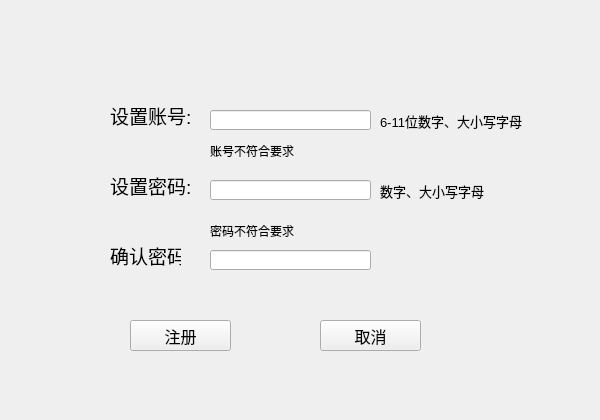
<?xml version="1.0" encoding="UTF-8"?>
<ui version="4.0">
 <class>RegisterWidget</class>
 <widget class="QWidget" name="RegisterWidget">
  <property name="geometry">
   <rect>
    <x>0</x>
    <y>0</y>
    <width>600</width>
    <height>420</height>
   </rect>
  </property>
  <property name="windowTitle">
   <string>Form</string>
  </property>
  <widget class="QLabel" name="setAccount_Label">
   <property name="geometry">
    <rect>
     <x>110</x>
     <y>100</y>
     <width>81</width>
     <height>31</height>
    </rect>
   </property>
   <property name="font">
    <font>
     <pointsize>14</pointsize>
    </font>
   </property>
   <property name="text">
    <string>设置账号:</string>
   </property>
  </widget>
  <widget class="QLabel" name="setPassword_Label">
   <property name="geometry">
    <rect>
     <x>110</x>
     <y>170</y>
     <width>81</width>
     <height>31</height>
    </rect>
   </property>
   <property name="font">
    <font>
     <pointsize>14</pointsize>
    </font>
   </property>
   <property name="text">
    <string>设置密码:</string>
   </property>
  </widget>
  <widget class="QLineEdit" name="setAccount_LineEdit">
   <property name="geometry">
    <rect>
     <x>210</x>
     <y>110</y>
     <width>161</width>
     <height>20</height>
    </rect>
   </property>
  </widget>
  <widget class="QLineEdit" name="setPassword_LineEdit">
   <property name="geometry">
    <rect>
     <x>210</x>
     <y>180</y>
     <width>161</width>
     <height>20</height>
    </rect>
   </property>
  </widget>
  <widget class="QLabel" name="accountRequire_Label">
   <property name="geometry">
    <rect>
     <x>380</x>
     <y>110</y>
     <width>181</width>
     <height>21</height>
    </rect>
   </property>
   <property name="font">
    <font>
     <pointsize>10</pointsize>
    </font>
   </property>
   <property name="text">
    <string>6-11位数字、大小写字母</string>
   </property>
  </widget>
  <widget class="QLabel" name="passwordRequire_Label">
   <property name="geometry">
    <rect>
     <x>380</x>
     <y>180</y>
     <width>111</width>
     <height>21</height>
    </rect>
   </property>
   <property name="font">
    <font>
     <pointsize>10</pointsize>
    </font>
   </property>
   <property name="text">
    <string>数字、大小写字母</string>
   </property>
  </widget>
  <widget class="QLabel" name="confirmPassword_Label">
   <property name="geometry">
    <rect>
     <x>110</x>
     <y>240</y>
     <width>71</width>
     <height>31</height>
    </rect>
   </property>
   <property name="font">
    <font>
     <pointsize>14</pointsize>
    </font>
   </property>
   <property name="text">
    <string>确认密码:</string>
   </property>
  </widget>
  <widget class="QLineEdit" name="confirmPassword_LineEdit">
   <property name="geometry">
    <rect>
     <x>210</x>
     <y>250</y>
     <width>161</width>
     <height>20</height>
    </rect>
   </property>
  </widget>
  <widget class="QPushButton" name="RegisterBtn1">
   <property name="geometry">
    <rect>
     <x>130</x>
     <y>320</y>
     <width>101</width>
     <height>31</height>
    </rect>
   </property>
   <property name="font">
    <font>
     <pointsize>12</pointsize>
    </font>
   </property>
   <property name="text">
    <string>注册</string>
   </property>
  </widget>
  <widget class="QPushButton" name="CancelBtn1">
   <property name="geometry">
    <rect>
     <x>320</x>
     <y>320</y>
     <width>101</width>
     <height>31</height>
    </rect>
   </property>
   <property name="font">
    <font>
     <pointsize>12</pointsize>
    </font>
   </property>
   <property name="text">
    <string>取消</string>
   </property>
  </widget>
  <widget class="QLabel" name="label">
   <property name="geometry">
    <rect>
     <x>210</x>
     <y>140</y>
     <width>111</width>
     <height>21</height>
    </rect>
   </property>
   <property name="text">
    <string>账号不符合要求</string>
   </property>
  </widget>
  <widget class="QLabel" name="label_2">
   <property name="geometry">
    <rect>
     <x>210</x>
     <y>220</y>
     <width>101</width>
     <height>21</height>
    </rect>
   </property>
   <property name="text">
    <string>密码不符合要求</string>
   </property>
  </widget>
 </widget>
 <resources/>
 <connections/>
</ui>
